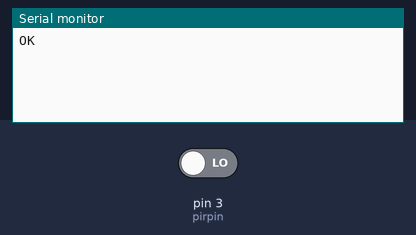
Bench run of a sketch on a simulated Arduino Uno, built with avr-gcc and run on an emulated ATmega328P. Shown: the last lines printed to the serial monitor. The test bench sets the inputs (shaded band); at power-on: pin 3 (pirpin) LOW.

Above: at 6.2 s.
6.3 s: pin 3 (pirpin) driven HIGH
At 6.7 s:
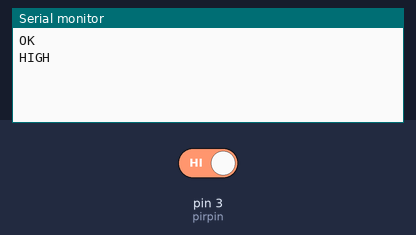
7.8 s: pin 3 (pirpin) driven LOW
At 9.0 s:
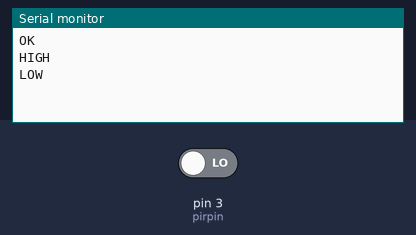

Measured:
- after the input at 6.3 s, the serial monitor: prints a new line at once (image 1)
- after the input at 7.8 s, the serial monitor: prints a new line at once (image 2)

The sketch:

LED.ino
```cpp
int ledpin = 2; //This is a comment.  This defines pin 2 on the board as "ledpin" variable we can use in code for easy reference
int pirpin=3; //This sets pin 3 to the label or variable pirpin
int pinState = LOW; //This creates a variable called pinState and sets it to LOW as initial value
int val = 0; //This creates a variable called val and sets it to 0 as initial value

void setup() {
  // put your setup code here, to run once:
  Serial.begin(9600); //This calls the begin function of the Serial object, which is the object connected to the serial port on the board.  We can now write to and read from it.
  Serial.println("OK"); //This  is a print command to the serial.  When the program execution reaches this stage it will print "OK" to the Serial Monitor.
  delay(5000); //This adds a delay to the program execution.  After booting up, execution will stop completely for 5 seconds, 5000 milliseconds.
}

void loop() {
  val = digitalRead(pirpin); //This reads the pirpin (2) and takes its value (High or Low) and stores it in val
  if (val == HIGH) { //This evaluates the value of val
    digitalWrite(ledpin,HIGH); //Turn LED ON
    if (pinState == LOW) { //This evaluates pinState (which was set to LOW in the beginning)
      Serial.println("HIGH"); //It prints the word HIGH to the SM (Serial Monitor)
      pinState = HIGH; //It updates the pinState to HIGH because we have set it to HIGH
    }
  } else {
    digitalWrite(ledpin,LOW); //Turn LED OFF
    if (pinState == HIGH){ //Check if pinState = HIGH
      Serial.println("LOW"); //Write LOW to the SM
      pinState = LOW; //Update pinState to LOW
    }
  }
} //Repeat loop eternally
```
